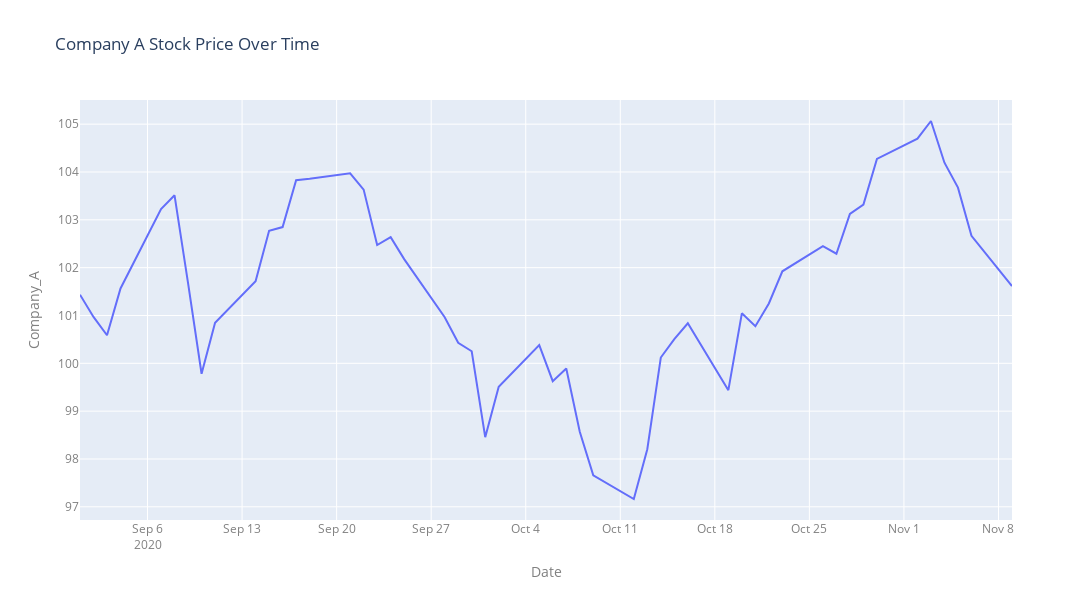

This figure's notebook cell:
### Code cell
import plotly.graph_objects as go

fig = go.Figure([go.Scatter(x=df_plotly['Date'].astype(dtype=str), y=df_plotly['Company_A'])])
fig.update_layout(width=1200, height=600, title_text='Company A Stock Price Over Time')
fig.update_xaxes(title_text='Date', color='grey')
fig.update_yaxes(title_text='Company_A', color='grey')
print("Question 2")
fig.show()

### Figure 1 — Plotly figure (JSON) as saved in the notebook; plotly's stock layout.template omitted (floating-point values rounded to 4 significant figures)
{"data": [{"type": "scatter", "x": ["2020-09-01", "2020-09-02", "2020-09-03", "2020-09-04", "2020-09-07", "2020-09-08", "2020-09-09", "2020-09-10", "2020-09-11", "2020-09-14", "2020-09-15", "2020-09-16", "2020-09-17", "2020-09-18", "2020-09-21", "2020-09-22", "2020-09-23", "2020-09-24", "2020-09-25", "2020-09-28", "2020-09-29", "2020-09-30", "2020-10-01", "2020-10-02", "2020-10-05", "2020-10-06", "2020-10-07", "2020-10-08", "2020-10-09", "2020-10-12", "2020-10-13", "2020-10-14", "2020-10-15", "2020-10-16", "2020-10-19", "2020-10-20", "2020-10-21", "2020-10-22", "2020-10-23", "2020-10-26", "2020-10-27", "2020-10-28", "2020-10-29", "2020-10-30", "2020-11-02", "2020-11-03", "2020-11-04", "2020-11-05", "2020-11-06", "2020-11-09"], "y": [101.4, 101.0, 100.6, 101.6, 103.2, 103.5, 101.7, 99.78, 100.8, 101.7, 102.8, 102.8, 103.8, 103.9, 104.0, 103.6, 102.5, 102.6, 102.2, 101.0, 100.4, 100.3, 98.46, 99.51, 100.4, 99.63, 99.89, 98.57, 97.66, 97.16, 98.2, 100.1, 100.5, 100.8, 99.44, 101.0, 100.8, 101.3, 101.9, 102.5, 102.3, 103.1, 103.3, 104.3, 104.7, 105.1, 104.2, 103.7, 102.7, 101.6]}], "layout": {"height": 600, "title": {"text": "Company A Stock Price Over Time"}, "width": 1200, "xaxis": {"autorange": true, "color": "grey", "range": ["2020-09-01", "2020-11-09"], "title": {"text": "Date"}, "type": "date"}, "yaxis": {"autorange": true, "color": "grey", "range": [96.72, 105.5], "title": {"text": "Company_A"}, "type": "linear"}}}
